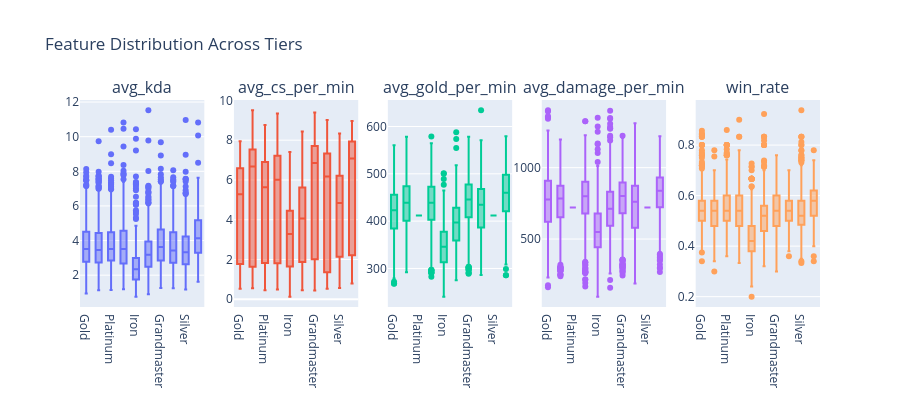

This figure's notebook cell:
### Markdown cell above
# Dataset 2: PROGRESSION_FEATURES - Player Improvement Detection

**Purpose:** Detect if a player is improving over time (early vs late career)

**Granularity:** 1 row per player, comparing early games vs late games

**Features:** delta_winrate, delta_kda, delta_cs, delta_gold, delta_damage, win_streak

**Target:** `delta_winrate` (continuous: -0.8 to 0.7) - regression task

### Code cell
# Visualization 2: Key Features by Tier
features_to_plot = ['avg_kda', 'avg_cs_per_min', 'avg_gold_per_min', 'avg_damage_per_min', 'win_rate']
fig = make_subplots(rows=1, cols=5, subplot_titles=features_to_plot)

for i, feature in enumerate(features_to_plot, 1):
    fig.add_trace(
        go.Box(x=rank_df['tier'], y=rank_df[feature], name=feature, showlegend=False),
        row=1, col=i
    )

fig.update_layout(height=400, title_text="Feature Distribution Across Tiers", showlegend=False)
fig.show()

print("✓ Insight: Clear progression in metrics from low to high tiers")
print("  - Higher tiers: Higher KDA, CS/min, Gold/min, Damage/min, Win rate")

### Figure 1 — Plotly figure (JSON) as saved in the notebook; plotly's stock layout.template omitted (floating-point values rounded to 4 significant figures; data arrays with more than 128 entries replaced by an {"elided": "..."} marker saying what was removed)
{"data": [{"name": "avg_kda", "showlegend": false, "type": "box", "x": {"elided": "4340 str values"}, "xaxis": "x", "y": {"elided": "4340 float values"}, "yaxis": "y"}, {"name": "avg_cs_per_min", "showlegend": false, "type": "box", "x": {"elided": "4340 str values"}, "xaxis": "x2", "y": {"elided": "4340 float values"}, "yaxis": "y2"}, {"name": "avg_gold_per_min", "showlegend": false, "type": "box", "x": {"elided": "4340 str values"}, "xaxis": "x3", "y": {"elided": "4340 float values"}, "yaxis": "y3"}, {"name": "avg_damage_per_min", "showlegend": false, "type": "box", "x": {"elided": "4340 str values"}, "xaxis": "x4", "y": {"elided": "4340 float values"}, "yaxis": "y4"}, {"name": "win_rate", "showlegend": false, "type": "box", "x": {"elided": "4340 str values"}, "xaxis": "x5", "y": {"elided": "4340 float values"}, "yaxis": "y5"}], "layout": {"annotations": [{"font": {"size": 16}, "showarrow": false, "text": "avg_kda", "x": 0.084, "xanchor": "center", "xref": "paper", "y": 1, "yanchor": "bottom", "yref": "paper"}, {"font": {"size": 16}, "showarrow": false, "text": "avg_cs_per_min", "x": 0.292, "xanchor": "center", "xref": "paper", "y": 1, "yanchor": "bottom", "yref": "paper"}, {"font": {"size": 16}, "showarrow": false, "text": "avg_gold_per_min", "x": 0.5, "xanchor": "center", "xref": "paper", "y": 1, "yanchor": "bottom", "yref": "paper"}, {"font": {"size": 16}, "showarrow": false, "text": "avg_damage_per_min", "x": 0.708, "xanchor": "center", "xref": "paper", "y": 1, "yanchor": "bottom", "yref": "paper"}, {"font": {"size": 16}, "showarrow": false, "text": "win_rate", "x": 0.916, "xanchor": "center", "xref": "paper", "y": 1, "yanchor": "bottom", "yref": "paper"}], "height": 400, "showlegend": false, "title": {"text": "Feature Distribution Across Tiers"}, "xaxis": {"anchor": "y", "domain": [0, 0.168]}, "xaxis2": {"anchor": "y2", "domain": [0.208, 0.376]}, "xaxis3": {"anchor": "y3", "domain": [0.416, 0.584]}, "xaxis4": {"anchor": "y4", "domain": [0.624, 0.792]}, "xaxis5": {"anchor": "y5", "domain": [0.832, 1]}, "yaxis": {"anchor": "x", "domain": [0, 1]}, "yaxis2": {"anchor": "x2", "domain": [0, 1]}, "yaxis3": {"anchor": "x3", "domain": [0, 1]}, "yaxis4": {"anchor": "x4", "domain": [0, 1]}, "yaxis5": {"anchor": "x5", "domain": [0, 1]}}}
